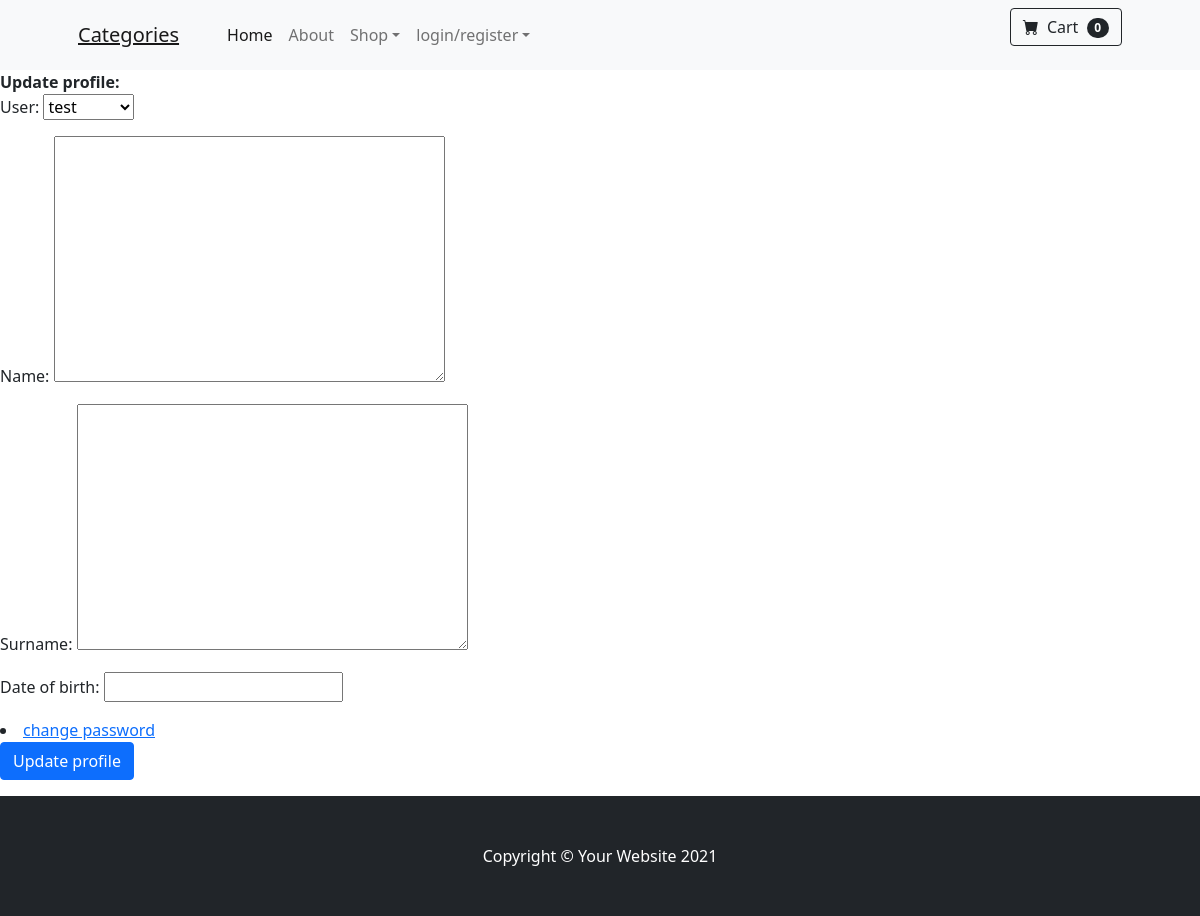
Before: /accounts/profile/1/update with the older database file.
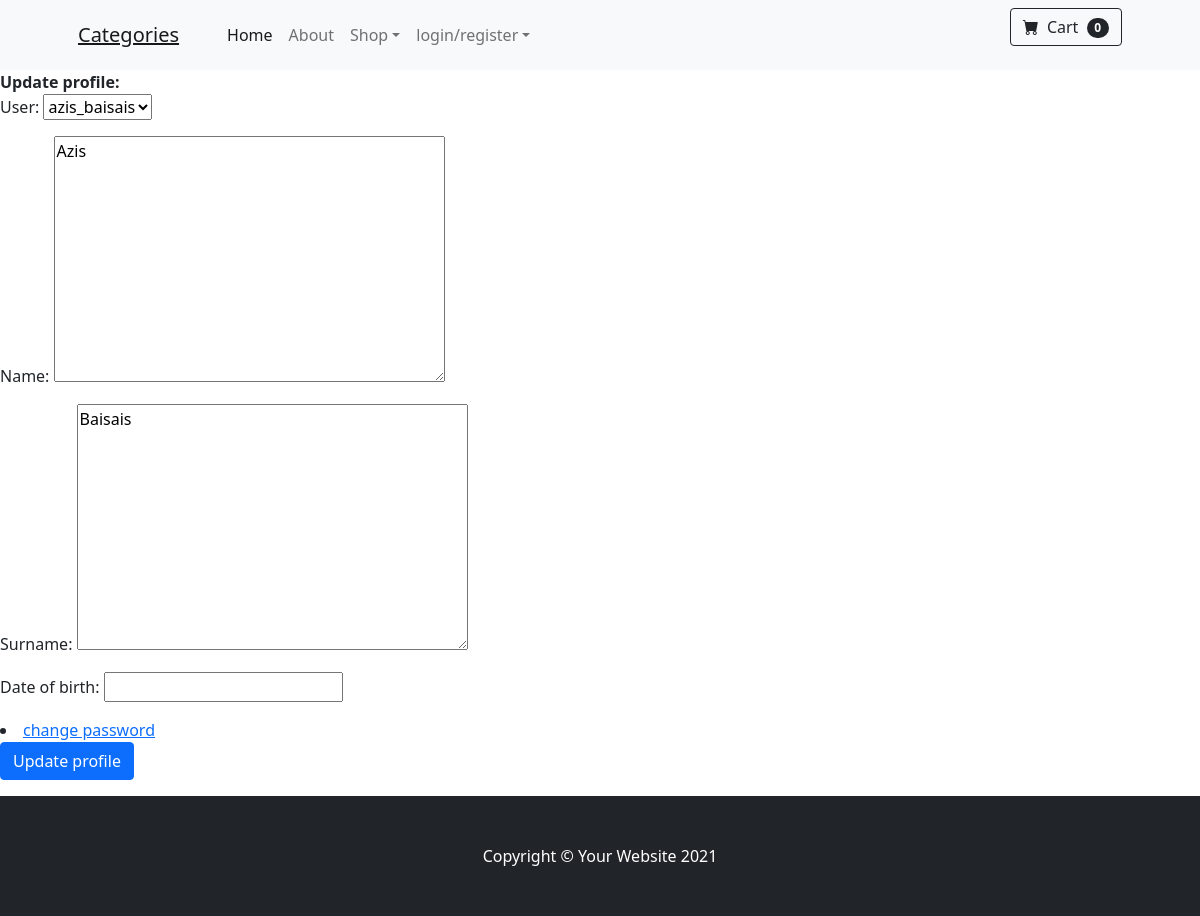
After: the same page with the newer database file.
### MixWebShop/models.py (models this page shows, shortened)
class Profile(models.Model):
    user = models.OneToOneField(User, on_delete=models.CASCADE, related_name='profile')
    name = models.TextField(max_length=100, null=True)
    surname = models.TextField(max_length=100, null=True)
    date_of_birth = models.DateField(max_length=10, null=True)

### MixWebShop/views.py (the view)
# urls.py: path('accounts/profile/<int:pk>/update', ProfileUpdate.as_view(), name='profile_update'),
class ProfileUpdate(UpdateView):
    template_name = 'profile_update.html'
    model = Profile
    fields = '__all__'
    success_url = reverse_lazy('profile_detail')
    context_object_name = 'profile'

### MixWebShop/templates/profile_update.html (shortened to what this page needs)
{% extends "base.html" %}
{% block content %}
<b>Update profile:</b>
<form method="post" enctype="multipart/form-data">
    {{form.as_p}}
    <li><a href="{% url 'password_change' %}"> change password</a></li>
    <input type="submit" value="Update profile" class="btn btn-primary">
</form>
{% endblock %}

Changed rows visible on the page:
now on this page (row edited): Profile: user "azis_baisais", name "Azis", surname "Baisais"
Other visible differences:
form field user: "test" → (not shown)
